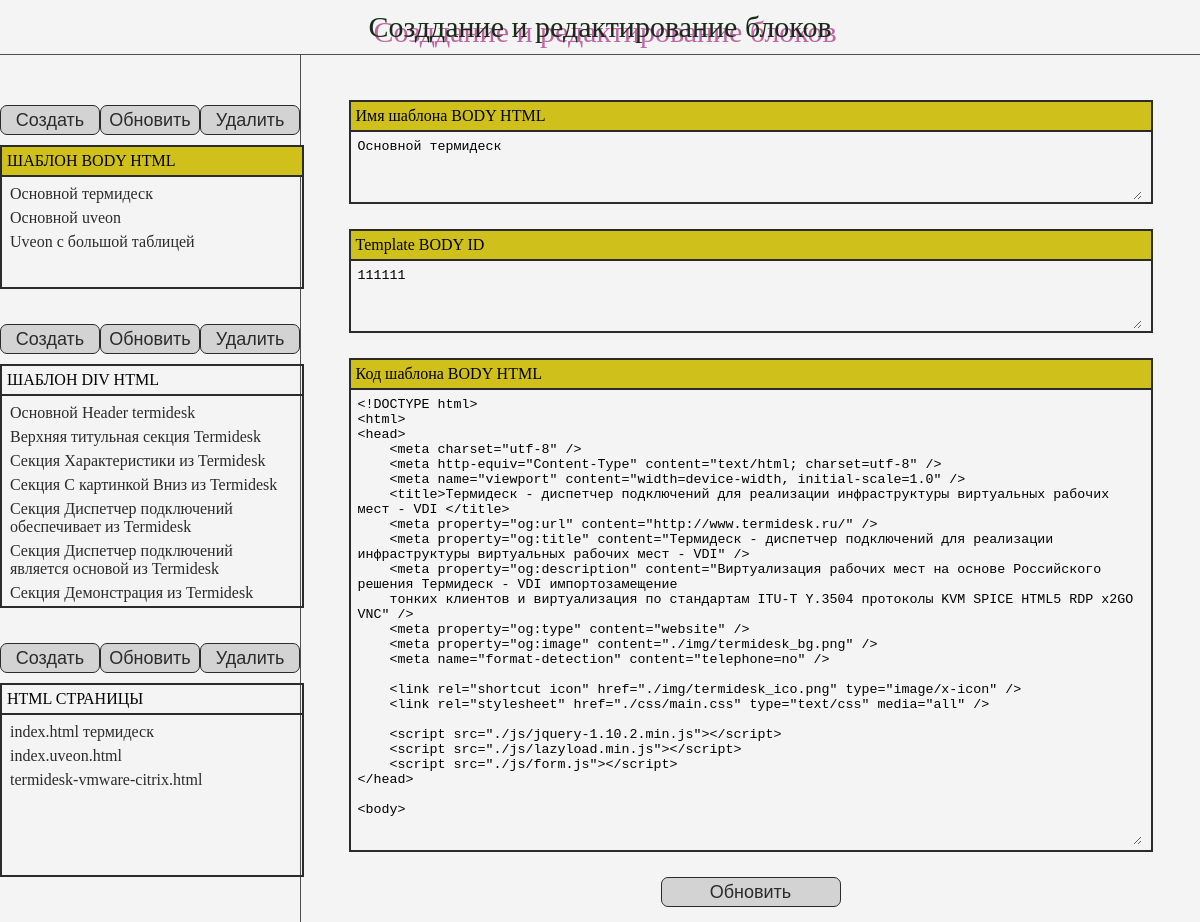
The app's page /bodys/1111111111/ with its own data.
### backend/models.py (models this page shows)
class BodyTemplate(models.Model):
    name = models.CharField(max_length=400)
    temp_body_id = models.CharField(max_length=500)
    text = models.TextField(null=True)

class DivSTemplate(models.Model):
    name = models.CharField(max_length=400)
    temp_body_id = models.CharField(max_length=500)
    header = models.TextField(null=True)
    text = models.TextField(null=True)

class HTMLTemplate(models.Model):
    name = models.CharField(max_length=400)
    use_name = models.CharField(max_length=500)
    header = models.TextField(null=True)
    body_numbers = models.CharField(max_length=1000)

### backend/views.py (the view)
# urls.py: path('bodys/<int:elementid>/', views.index_bodys),
def index_bodys(request, elementid):
    body, dives, htmles = return_all_object()
    if request.method == 'POST':
        name = request.POST.get('name')
        name_id = request.POST.get('name_id')
        all_body = request.POST.get('all_body')
        return_new_body(elementid, name, name_id, all_body)
        form_body = return_body_form(name, name_id, all_body)
        return render(request, 'bodys/index.html',
                      {"form": form_body, 'bodys': body, 'dives': dives, 'htmles': htmles})
    else:
        name, name_id, all_body = return_body_object(elementid)
        form_body = return_body_form(name, name_id, all_body)
        return render(request, 'bodys/index.html',
                      {"form": form_body, 'bodys': body, 'dives': dives, 'htmles': htmles})

### backend/forms.py
class FormBody(forms.Form):
    name = forms.CharField(widget=forms.Textarea(attrs={"class": "input_top"}))
    name_id = forms.CharField(widget=forms.Textarea(attrs={"class": "input_center"}))
    all_body = forms.CharField(widget=forms.Textarea(attrs={"class": "input_body"}))

### backend/services.py (called while the page is built)
def return_all_object():
    body = BodyTemplate.objects.all()
    dives = DivSTemplate.objects.all()
    htmles = HTMLTemplate.objects.all()
    return body, dives, htmles

def return_body_form(name, name_id, all_body):
    form_body = FormBody()
    form_body.initial["name"] = name
    form_body.initial["name_id"] = name_id
    form_body.initial["all_body"] = all_body
    return form_body

def return_body_object(elementid):
    body = BodyTemplate.objects.get(id=elementid)
    return body.name, body.temp_body_id, body.text

### templates/bodys/index.html (shortened to what this page needs)
<!DOCTYPE html>
{% load static %}
<html lang="en">
<head>
    <link rel="stylesheet" href='{% static "css/bodys.css" %}' type="text/css">
</head>
<body class="bodys">
    <header>
        <div class="header_block"><span>Созддание и редактирование блоков</span></div>
    </header>
    <section class="bodys_all d-flex">
        <div class="bodys_all_left">
            <div class="template_block_body block_item">
                <div class="template_block_body_top d-flex block_item_top">
                    <button><a href="/bodys/create/1111111111" id="bodys">Создать</a></button>
                    <button><a href="/bodys/1111111111" id="bodys-update">Обновить</a></button>
                    <button id="del-bodys" type="submit" data-bodys="">Удалить</button>
                </div>
                <div class="template_block_body_bottom block_item_bottom">
                    <div class="template_block_body_bottom_top block_item_bottom_top active">
                        Шаблон BODY HTML
                    </div>
                    <div class="template_block_body_bottom_all block_item_bottom_all">
                        {% if bodys.count > 0 %}
                            {% for body in bodys %}
                                <div data-bodys="{{ body.id }}" class="item item-body">{{ body.name }}</div>
                            {% endfor %}
                        {% endif %}
                    </div>
                </div>
            </div>
            <div class="template_block_div block_item">
                <div class="template_block_div_top d-flex block_item_top">
                    <button><a href="/dives/create/1" id="dives">Создать</a></button>
                    <button><a href="/dives/1" id="dives-update">Обновить</a></button>
                    <button id="del-dive" type="submit" data-dive="">Удалить</button>
                </div>
                <div class="template_block_div_bottom block_item_bottom">
                    <div class="template_block_div_bottom_top block_item_bottom_top">
                        Шаблон DIV HTML
                    </div>
                    <div class="template_block_div_bottom_all block_item_bottom_all">
                        {% if dives.count > 0 %}
                            {% for dive in dives %}
                                <div data-dive="{{ dive.id }}" class="item item-dive">{{ dive.name }}</div>
                            {% endfor %}
                        {% endif %}
                    </div>
                </div>
            </div>
            <div class="template_block_html block_item">
                <div class="template_block_html_top d-flex block_item_top">
                    <button><a href="/htmles/create/" id="htmles">Создать</a></button>
                    <button><a href="/htmles/1" id="htmles-update">Обновить</a></button>
                    <button id="del-htmle" type="submit" data-htmle="">Удалить</button>
                </div>
                <div class="template_block_html_bottom block_item_bottom">
                    <div class="template_block_html_bottom_top block_item_bottom_top">
                        HTML страницы
                    </div>
                    <div class="template_block_html_bottom_all block_item_bottom_all">
                        {% if htmles.count > 0 %}
                            {% for html in htmles %}
                                <div data-htmle="{{ html.id }}" class="item item-html">{{ html.name }}</div>
                            {% endfor %}
                        {% endif %}
                    </div>
                </div>
            </div>
        </div>
        <div class="bodys_all_right">
            <form method="post">
                <div class="bodys_all_right_block">
                    <div class="bodys_all_right_block_content">
                        <div class="bodys_all_right_block_top active">
                            Имя шаблона BODY HTML
                        </div>
                        <div class="bodys_all_right_block_all content-top">
                            {{ form.name }}
                        </div>
                    </div>
                </div>
                <div class="bodys_all_right_block">
                    <div class="bodys_all_right_block_content">
                        <div class="bodys_all_right_block_top active">
                            Template BODY ID
                        </div>
                        <div class="bodys_all_right_block_all content-center">
                            {{ form.name_id }}
                        </div>
                    </div>
                </div>
                <div class="bodys_all_right_block">
                    <div class="bodys_all_right_block_content">
                        <div class="bodys_all_right_block_top active">
                            Код шаблона BODY HTML
                        </div>
                        <div class="bodys_all_right_block_all content-bottom">
                            {{ form.all_body }}
                        </div>
                    </div>
                </div>
                <div class="bodys_all_right_block">
                    <button type="submit" value="send">Обновить</button>
                </div>
            </form>
        </div>
    </section>
</body>
</html>

### static/css/bodys.css (style rules this page uses)
body { background-color: #f4f4f4; margin: 0; padding: 0; }
.d-flex { display: flex; }
.active { background-color: #d0c01c; }
.bodys header { width: 100%; padding: 5px 0; border-bottom: 1px solid #4f4f4f; }
.bodys header .header_block { max-width: fit-content; width: 100%; margin: 5px auto; }
.bodys header .header_block span { display: block; font-size: 30px; color: #1b2b1a; text-shadow: 5px 5px 0 #bd68a4; }
.bodys_all { width: 100%; height: 100%; }
.bodys_all_left { width: 25%; height: auto; padding-top: 15px; padding-bottom: 15px; border-right: 1px solid #4f4f4f; }
.bodys_all_right { width: 75%; height: 100%; }
.bodys_all_left .block_item { margin-left: auto; margin-right: auto; height: auto; max-width: 400px; width: 100%; }
.block_item .block_item_top { justify-content: space-between; padding: 10px 0; }
.block_item .block_item_top button { display: flex; width: 120px; height: 30px; border-radius: 7px; background-color: #d4d3d3; color: #2b2b2b; font-size: 18px; border: 1px solid #2b2b2b; align-items: center; justify-content: center; cursor: pointer; transition: all 0.3s ease-in-out; }
.block_item .block_item_top button a { color: #2b2b2b; text-decoration: none; }
.block_item .block_item_bottom { width: 100%; height: auto; border: 2px solid #2b2b2b; }
.block_item .block_item_bottom .block_item_bottom_top { padding: 5px 5px; height: auto; text-transform: uppercase; border-bottom: 2px solid #2b2b2b; }
.block_item .block_item_bottom .block_item_bottom_all { padding: 5px 5px; }
.block_item .block_item_bottom .block_item_bottom_all .item { text-decoration: none; color: #2b2b2b; font-size: 16px; display: block; padding: 3px; cursor: pointer; transition: all 0.3s ease-in-out; }
.template_block_body { margin-top: 25px; margin-bottom: 25px; }
.template_block_body .template_block_body_bottom .template_block_body_bottom_all { height: 100px; overflow-y: scroll; }
.template_block_div { margin-bottom: 25px; }
.template_block_div .template_block_div_bottom .template_block_div_bottom_all { height: 200px; overflow-y: scroll; }
.template_block_html { margin-bottom: 25px; }
.template_block_html .template_block_html_bottom .template_block_html_bottom_all { height: 150px; overflow-y: scroll; }
.bodys_all_right { padding: 45px 15px 15px 15px; }
.bodys_all_right .bodys_all_right_block { margin-bottom: 25px; }
.bodys_all_right .bodys_all_right_block:last-child { margin-bottom: 0; }
.bodys_all_right_block_content { border: 2px solid #2b2b2b; max-width: 800px; width: 100%; height: auto; margin-left: auto; margin-right: auto; }
.bodys_all_right_block_top { padding: 5px 5px; height: auto; border-bottom: 2px solid #2b2b2b }
.bodys_all_right_block_all { padding: 5px 5px; }
.bodys_all_right .bodys_all_right_block button { display: flex; margin-left: auto; margin-right: auto; width: 180px; height: 30px; border-radius: 7px; background-color: #d4d3d3; color: #2b2b2b; font-size: 18px; border: 1px solid #2b2b2b; align-items: center; justify-content: center; cursor: pointer; transition: all 0.3s ease-in-out; }
.bodys_all_right_block_all .input_top, .bodys_all_right_block_all .input_center, .bodys_all_right_block_all .input_body { width: 99%; height: 99%; border: none; background-color: #f4f4f4; }
.content-top { height: 60px; }
.content-center { height: 60px; }
.content-bottom { height: 450px; }

### records on screen
BodyTemplate: name "Основной термидеск"
BodyTemplate: name "Основной uveon"
BodyTemplate: name "Uveon с большой таблицей"
DivSTemplate: name "Основной Header termidesk"
DivSTemplate: name "Верхняя титульная секция Termidesk"
DivSTemplate: name "Секция Характеристики из Termidesk"
DivSTemplate: name "Секция С картинкой Вниз из Termidesk"
DivSTemplate: name "Секция Диспетчер подключений обеспечивает из Termidesk"
DivSTemplate: name "Секция Диспетчер подключений является основой из Termidesk"
DivSTemplate: name "Секция Демонстрация из Termidesk"
HTMLTemplate: name "index.html термидеск"
HTMLTemplate: name "index.uveon.html"
HTMLTemplate: name "termidesk-vmware-citrix.html"
